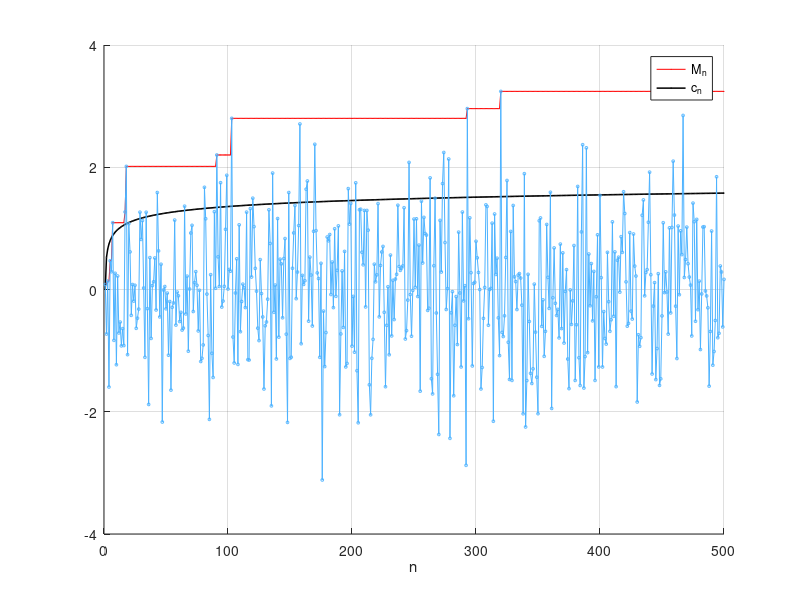

The MATLAB source for this figure:
% Parámetros
size = 500;  % Tamaño del vector
point_size = 0.2;  % Tamaño de los puntos en la gráfica
q = 3;
b = 0.5;
alpha = 0.8;
c = 1;

% Crear un vector de números consecutivos
numeros = 1:size;
lambda = 2;

% Calcular la función v_n
v_n =sqrt(2.*(1-alpha).*log(numeros));


% Parámetro de la distribución exponencial


% Número de iteraciones (valor máximo de n)
n_max = size;

% Inicializar variables para la simulación de máximos exponenciales
X = [];            % Vector para almacenar las variables aleatorias
max_vals = zeros(1, n_max);  % Vector para almacenar los máximos

% Generar las variables una por una y calcular el máximo en cada paso
for n = 1:n_max
    new_val = randn(1);  % Generar una nueva variable aleatoria exponencial
    X = [X, new_val]; 
    
    
    % Agregarla a la secuencia
    
    % Calcular el máximo actual
    max_vals(n) = max(X);
end




% Graficar los valores en una sola figura
figure;
hold on;  % Permite superponer las gráficas

% Graficar los valores de los máximos de la secuencia exponencial

h1=plot(numeros, max_vals, 'o-', 'Color', 'r', 'MarkerSize', point_size, 'DisplayName', 'M_n'); 
h2=plot(numeros, v_n, 'o-', 'Color', 'k', 'MarkerSize', point_size,'DisplayName', 'v_n','LineWidth',1.1);

% Graficar los valores de la secuencia de variables aleatorias exponenciales

% Graficar los valores de v_n
plot(numeros, X, 'o-', 'Color', [0.3 0.7 1], 'MarkerSize', point_size.*10,'LineWidth',0.2);

legend([h1 h2 ],{'M_n','c_n'})




% Personalización de la gráfica
xlabel('n');
ylabel('');
title('');
legend
xlim([0 size]);  % Limitar el eje x
grid on;
hold off;


% Parámetros iniciales (vector y u_1 ya generados previamente)

% Calcular cuántas veces vector - u_1 < 0
diferencias = max_vals - v_n;
condicion = diferencias < 0;

% Contar cuántas veces se cumple la condición
num_veces = sum(condicion);

% Mostrar el resultado
fprintf('El número de veces donde vector - u_1 es menor que 0 es: %d\n', num_veces);

% Definimos el vector
v= diferencias ;



% Encontramos las posiciones donde el valor es menor que cero
indices = find(v <0);

% Obtenemos la última posición
if ~isempty(indices)
    ultima_posicion = indices(end);
    fprintf('La última posición con valor menor que cero es: %d\n', ultima_posicion);
else
    fprintf('No hay elementos menores que cero en el vector.\n');
end
